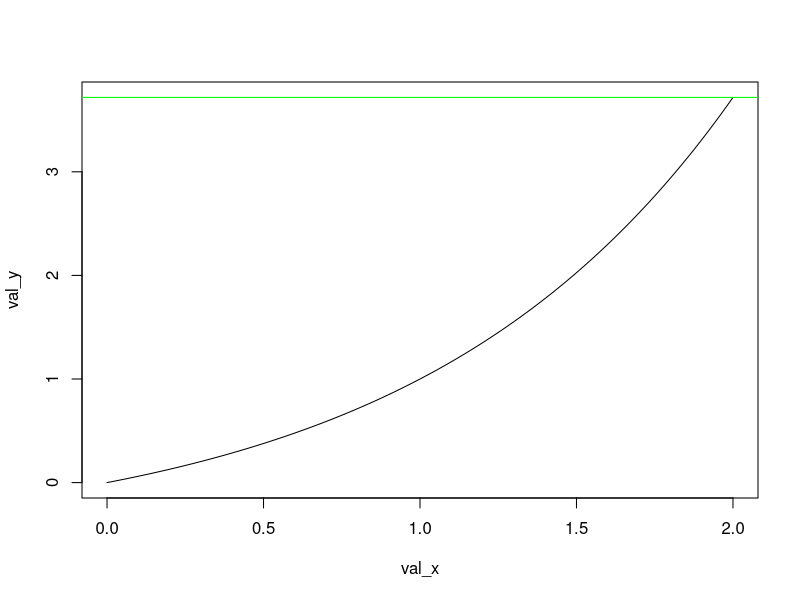
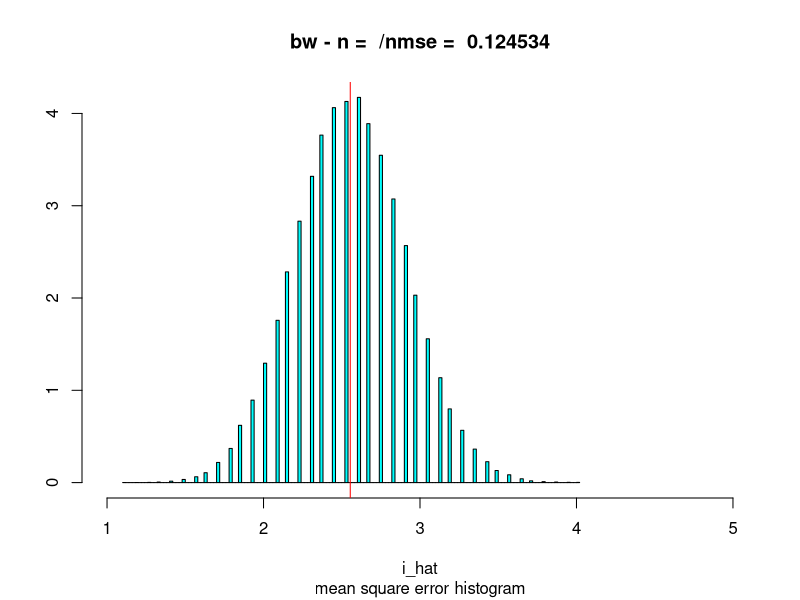
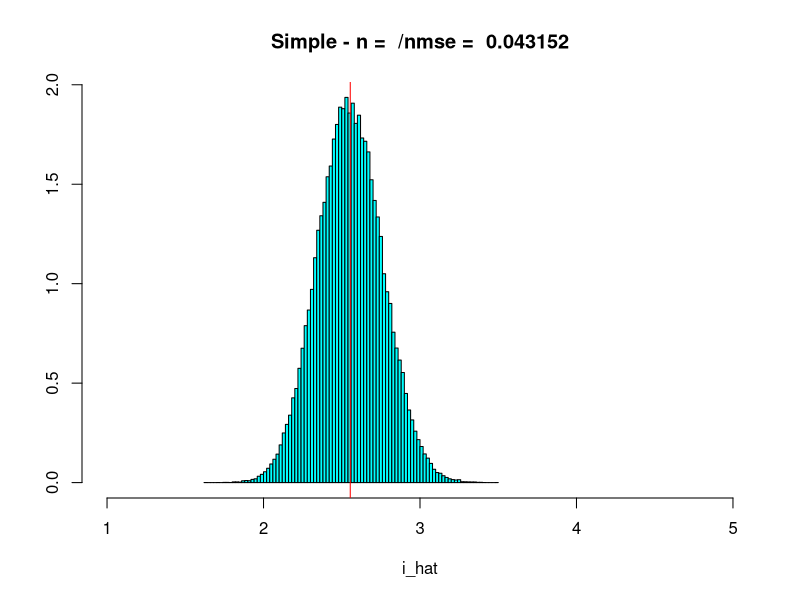
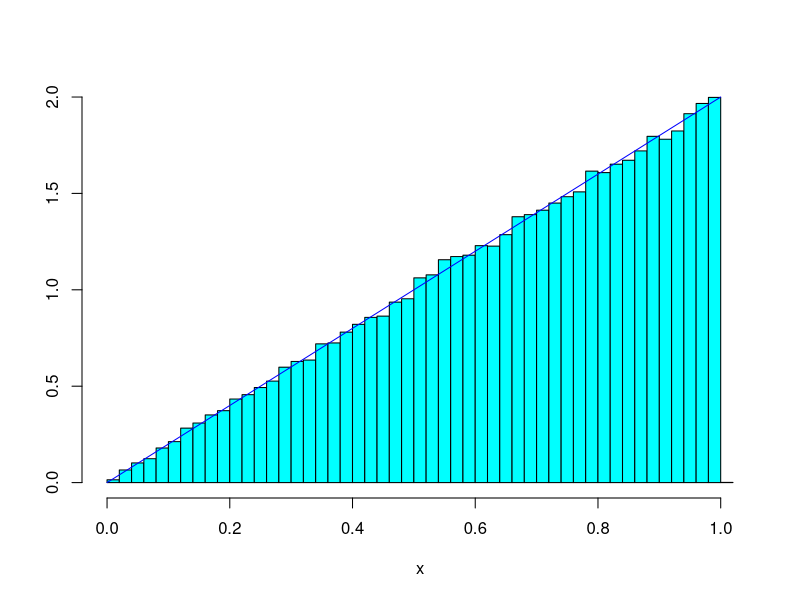
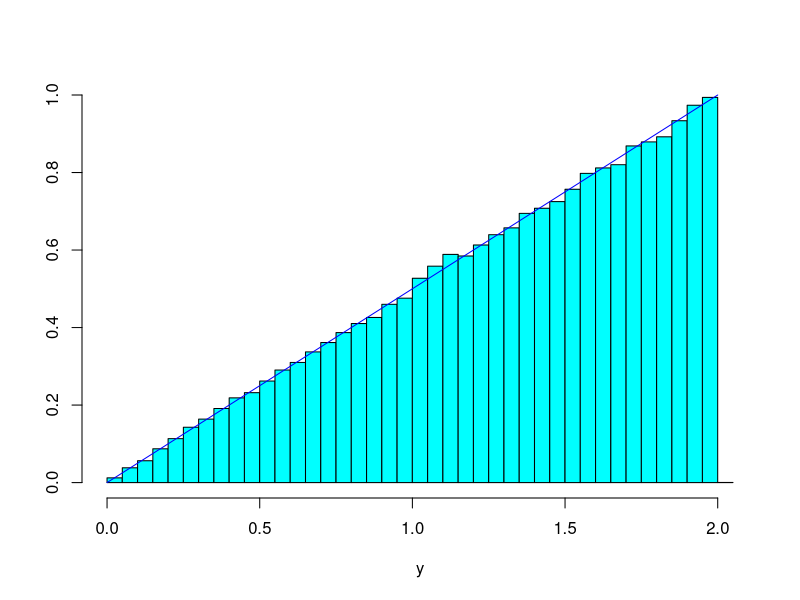
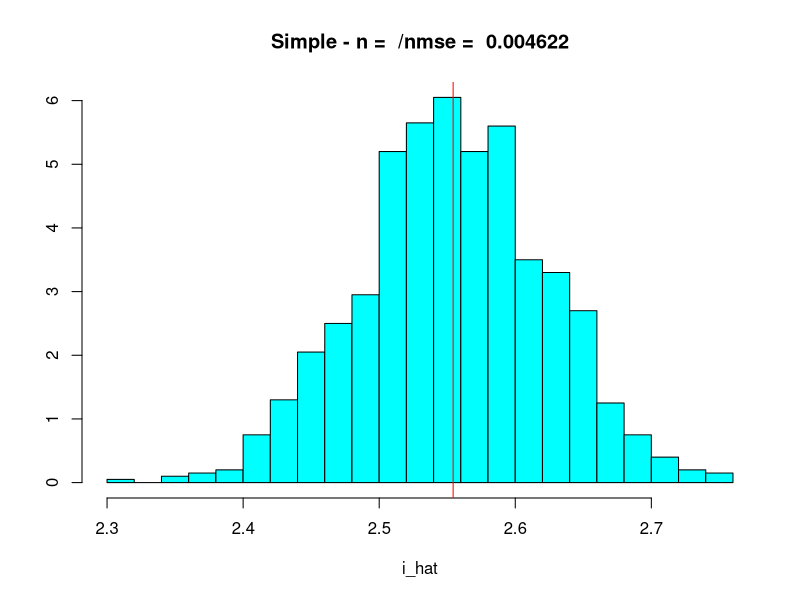
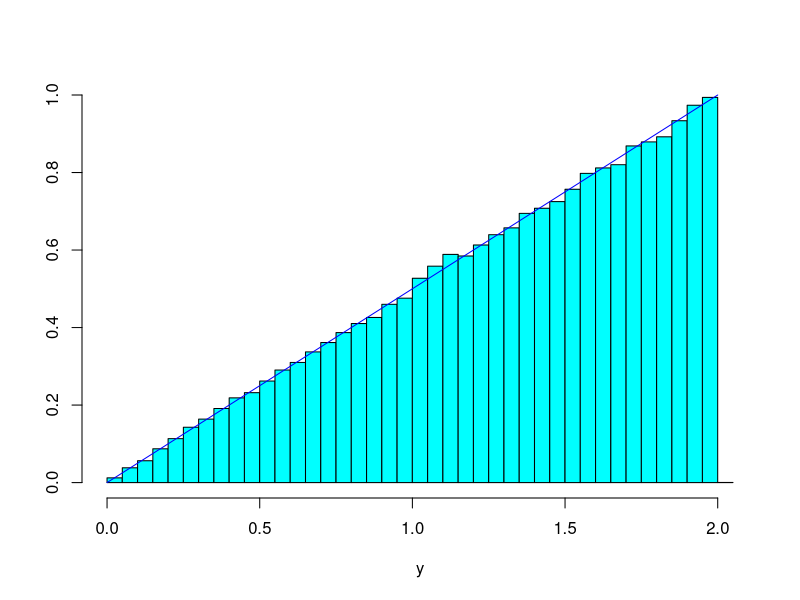

These figures' R source, in order:
## ---- chunk 1
knitr::opts_chunk$set(echo = TRUE)
## ---- chunk 2
require(MASS)
## ---- chunk 3
# Définition de la fonction étudiée
g = function(x) { 
  return((exp(x)-1)/(exp(1)-1))
}
## ---- chunk 4
h = integrate(g, lower = 0, upper = 2)
h # valeur de l'intégrale de g
I = (exp(2)-3)/(exp(1)-1)
I # valeur de I
print("Les valeurs de h et I sont égales")
## ---- chunk 5
estim_I_bw = function(n) { # n = nb de points sur la courbe 
  a = 0
  b = 2
  m = g(b) # majorant mais on peut prendre une valeur plus grande (le meilleur choix --> plus petit des majorants
  
  u = runif(n, min = 0, max = b) # abscisse aléatoire
  v = runif(n, min = 0, max = g(b)) # ordonnée aléatoire
  ns = sum(v < g(u)) # ns = à chaque fois où on est au dessous de la courbe
  
  I_estim = m*(b-a)*(ns/n) # Calcul de l'intégrale
  return(I_estim)
}

val_x = seq(0, 2, len = 100)
val_y = g(val_x)
plot(val_x, val_y, type = "l")
abline(h = g(2), col = "green")

I_bw <- estim_I_bw(100)
I_bw
## ---- chunk 6
mse_I_bw = function(n, nrep) {
  i_hat = rep(NA, times = nrep)
  for (i in 1:nrep) {
    i_hat[i] = estim_I_bw(n)
  }
  
  mse = mean((i_hat - I)^2)
  truehist(i_hat, xlim = c(1,5))
  abline(v = I, col = "red")
  title(main = paste("bw - n = ", "/nmse = ", round(mse, 6)), sub = "mean square error histogram")
  
  return(mse)

}

mse_I_bw <- mse_I_bw(100, 100000)
mse_I_bw
## ---- chunk 7
estim_I_simple = function(n) {
  b = 2
  a = 0

  # échantillonage entre a et b
  x = runif(n, min = a, max = b)
  
  # calcul de l'aire sachant que I = (b-a)(E(X))
  I_estim = (b-a) * mean(g(x))
  
  return(I_estim)
}
I_simple <- estim_I_simple(100)
I_simple
## ---- chunk 8
mse_I_simple = function(n, nrep) {
  i_hat = rep(NA, times = nrep)
  for (i in 1:nrep) {
    i_hat[i] = estim_I_simple(n)
  }
  
  mse = mean((i_hat - I)^2)
  truehist(i_hat, xlim = c(1,5))
  abline(v = I, col = "red")
  title(main = paste("Simple - n = ", "/nmse = ", round(mse, 6)))
  
  return(mse)

}

mse_I_simple <- mse_I_simple(100, 100000)
mse_I_simple
## ---- chunk 9
n = 100000
x = rbeta(n, shape1 = 2, shape2 = 1) # la variable aléatoire X suit une loi beta(2, 1)
truehist(x)

# Densité de x
valx = seq(0, 1, len = 1000)
valy = dbeta(valx, shape1 = 2, shape2 = 1)
lines(valx, valy, col = "blue")
## ---- chunk 10
y = 2*x
round(range(y), 5)

truehist(y)

# nouvelle densité (densité de y)
dy = function(y) {
  return(1/2 * dbeta(y/2, shape1 = 2, shape2 = 1))
}

# plot de la nouvelle densité
valx = seq(0, 2, len = 1000)
valy = dy(valx)
lines(valx, valy, col = "blue")
## ---- chunk 11
# "nouvelle" fonction random pour la variable Y
ry = function(n) {
  return(2 * rbeta(n, shape1 = 2, shape2 = 1))
}
## ---- chunk 12

# brouillon ?

h = function(y) {
  I = mean(g(y)/dy(y))
  return(I)
}
## ---- chunk 13
estim_I_importance = function(n) {
  y = ry(n)
  I_estim = mean(g(y)/dy(y))
  
  return(I_estim)
}

I_importance <- estim_I_importance(10000000) # Une seule estimation de I par la méthode d'échantillonnage par importance 
I_importance
## ---- chunk 14
I = (exp(2)-3)/(exp(1)-1)
mse_I_importance = function(n, nrep) {
  i_hat = rep(NA, times = nrep)
  for (i in 1:nrep) {
    i_hat[i] = estim_I_importance(n)
  }
  mse = mean((i_hat - I)^2)

  truehist(i_hat, lim = c(1,5))
  abline(v = I, col = "red")
  title(main = paste("Simple - n = ", "/nmse = ", round(mse, 6)))
  
  
  return(mse)
  
  }

mse_I_importance <- mse_I_importance(n = 100, nrep = 1000) 
mse_I_importance
## ---- chunk 15
y = 2*x
round(range(y), 5)

truehist(y)

# nouvelle densité (densité de y)
dy = function(y) {
  return(1/2 * dbeta(y/2, shape1 = 2, shape2 = 1))
}

# plot de la nouvelle densité
valx = seq(0, 2, len = 1000)
valy = dy(valx)
lines(valx, valy, col = "blue")
## ---- chunk 16
df <- data.frame(
  I_bw = I_bw,
  mse_I_bw = mse_I_bw,
  I_simple = I_simple,
  mse_I_simple = mse_I_simple,
  I_importance = I_importance,
  mse_I_importance = mse_I_importance,
  stringsAsFactors = FALSE
)
df
